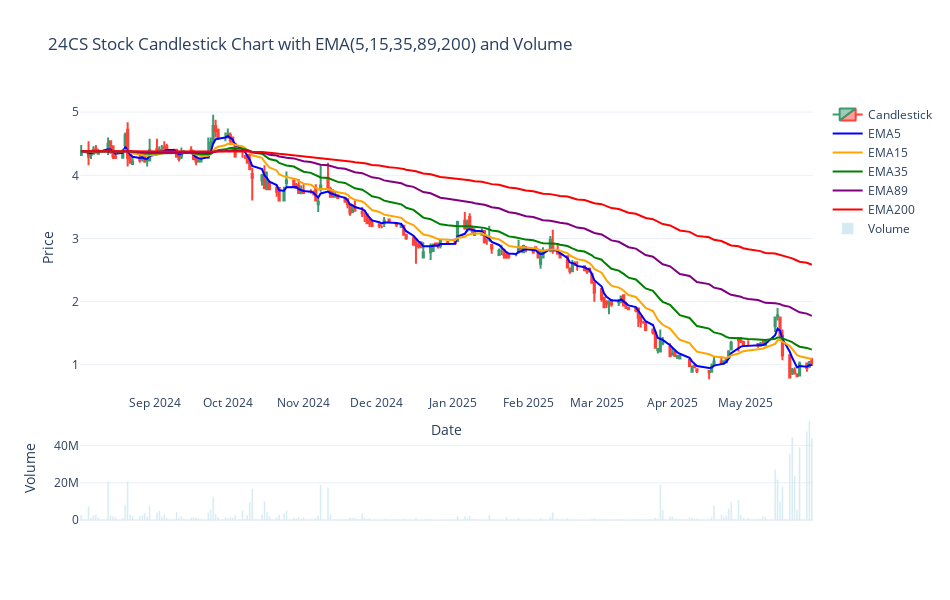

Notebook cell for this chart:
### Markdown cell above
🔵 EMA5 = ระยะสั้น, สัญญาณไว
🟠 EMA15 = ระยะกลาง, ช่วยกรองสัญญาณ
🟢 EMA35 = แนวโน้มกลาง
🟣 EMA89 = แนวโน้มหลัก
🔴 EMA200 = แนวโน้มระยะยาว (เส้นใหญ่สุด)

### Code cell
import plotly.graph_objects as go

# 🔹 เลือกเฉพาะหุ้น 24CS
ohlc_df = df_cand[df_cand["symbol"] == "24CS"].copy()

# 🔹 จัดการ index
ohlc_df["time"] = pd.to_datetime(ohlc_df["time"])
ohlc_df = ohlc_df.sort_values("time")
ohlc_df = ohlc_df.set_index("time")
ohlc_df.index.name = "Date"

# 🔹 Rename columns ให้ตรงกับ Plotly
ohlc_df = ohlc_df.rename(columns={
    "open_price": "Open",
    "high_price": "High",
    "low_price": "Low",
    "close_price": "Close",
    "volume": "Volume"
})

# 🔹 เลือกแค่ 200 วันล่าสุด (เพื่อดูง่าย)
ohlc_df = ohlc_df.tail(200)

# 🔹 คำนวณ EMA
for p in [5, 15, 35, 89, 200]:
    ohlc_df[f"EMA{p}"] = ohlc_df["Close"].ewm(span=p, adjust=False).mean()

# ✅ กราฟ Candlestick
fig = go.Figure(data=[go.Candlestick(
    x=ohlc_df.index,
    open=ohlc_df['Open'],
    high=ohlc_df['High'],
    low=ohlc_df['Low'],
    close=ohlc_df['Close'],
    name="Candlestick"
)])

# ✅ เส้น EMA
colors = {5:"blue", 15:"orange", 35:"green", 89:"purple", 200:"red"}
for p in [5, 15, 35, 89, 200]:
    fig.add_trace(go.Scatter(
        x=ohlc_df.index,
        y=ohlc_df[f"EMA{p}"],
        mode="lines",
        line=dict(width=2, color=colors[p]),
        name=f"EMA{p}"
    ))

# ✅ Volume
fig.add_trace(go.Bar(
    x=ohlc_df.index,
    y=ohlc_df['Volume'],
    name="Volume",
    marker_color="lightblue",
    opacity=0.5,
    yaxis="y2"
))

# ✅ Layout
fig.update_layout(
    title="24CS Stock Candlestick Chart with EMA(5,15,35,89,200) and Volume",
    yaxis=dict(title="Price", domain=[0.3, 1]),
    yaxis2=dict(title="Volume", domain=[0, 0.25]),
    xaxis=dict(title="Date"),
    xaxis_rangeslider_visible=False,
    template="plotly_white",
    width=950,
    height=600
)

fig.show()

### Figure 1 — Plotly figure (JSON) as saved in the notebook; plotly's stock layout.template omitted (floating-point values rounded to 4 significant figures; data arrays with more than 128 entries replaced by an {"elided": "..."} marker saying what was removed)
{"data": [{"close": {"elided": "200 float values"}, "high": {"elided": "200 float values"}, "low": {"elided": "200 float values"}, "name": "Candlestick", "open": {"elided": "200 float values"}, "type": "candlestick", "x": {"elided": "200 str values"}}, {"line": {"color": "blue", "width": 2}, "mode": "lines", "name": "EMA5", "type": "scatter", "x": {"elided": "200 str values"}, "y": {"elided": "200 float values"}}, {"line": {"color": "orange", "width": 2}, "mode": "lines", "name": "EMA15", "type": "scatter", "x": {"elided": "200 str values"}, "y": {"elided": "200 float values"}}, {"line": {"color": "green", "width": 2}, "mode": "lines", "name": "EMA35", "type": "scatter", "x": {"elided": "200 str values"}, "y": {"elided": "200 float values"}}, {"line": {"color": "purple", "width": 2}, "mode": "lines", "name": "EMA89", "type": "scatter", "x": {"elided": "200 str values"}, "y": {"elided": "200 float values"}}, {"line": {"color": "red", "width": 2}, "mode": "lines", "name": "EMA200", "type": "scatter", "x": {"elided": "200 str values"}, "y": {"elided": "200 float values"}}, {"marker": {"color": "lightblue"}, "name": "Volume", "opacity": 0.5, "type": "bar", "x": {"elided": "200 str values"}, "y": {"elided": "200 int values"}, "yaxis": "y2"}], "layout": {"height": 600, "title": {"text": "24CS Stock Candlestick Chart with EMA(5,15,35,89,200) and Volume"}, "width": 950, "xaxis": {"rangeslider": {"visible": false}, "title": {"text": "Date"}}, "yaxis": {"domain": [0.3, 1], "title": {"text": "Price"}}, "yaxis2": {"domain": [0, 0.25], "title": {"text": "Volume"}}}}
